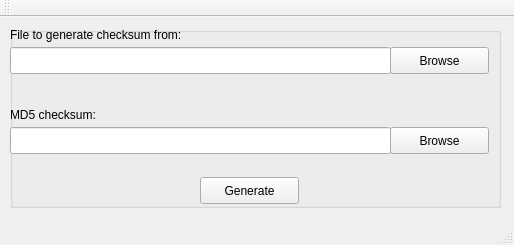
<?xml version="1.0" encoding="UTF-8"?>
<ui version="4.0">
 <class>MainWindow</class>
 <widget class="QMainWindow" name="MainWindow">
  <property name="geometry">
   <rect>
    <x>0</x>
    <y>0</y>
    <width>514</width>
    <height>245</height>
   </rect>
  </property>
  <property name="windowTitle">
   <string>MD5 checksum generator</string>
  </property>
  <widget class="QWidget" name="centralWidget">
   <widget class="QGroupBox" name="groupBox">
    <property name="geometry">
     <rect>
      <x>10</x>
      <y>10</y>
      <width>491</width>
      <height>181</height>
     </rect>
    </property>
    <property name="title">
     <string/>
    </property>
    <widget class="QLabel" name="label">
     <property name="geometry">
      <rect>
       <x>0</x>
       <y>0</y>
       <width>221</width>
       <height>17</height>
      </rect>
     </property>
     <property name="text">
      <string>&lt;html&gt;&lt;head/&gt;&lt;body&gt;&lt;p&gt;File to generate checksum from:&lt;/p&gt;&lt;/body&gt;&lt;/html&gt;</string>
     </property>
    </widget>
    <widget class="QLineEdit" name="fileInputEdit">
     <property name="geometry">
      <rect>
       <x>0</x>
       <y>20</y>
       <width>381</width>
       <height>27</height>
      </rect>
     </property>
    </widget>
    <widget class="QPushButton" name="fileBrowseButton">
     <property name="geometry">
      <rect>
       <x>380</x>
       <y>20</y>
       <width>99</width>
       <height>27</height>
      </rect>
     </property>
     <property name="text">
      <string>Browse</string>
     </property>
    </widget>
    <widget class="QLabel" name="label_2">
     <property name="geometry">
      <rect>
       <x>0</x>
       <y>80</y>
       <width>221</width>
       <height>17</height>
      </rect>
     </property>
     <property name="text">
      <string>&lt;html&gt;&lt;head/&gt;&lt;body&gt;&lt;p&gt;MD5 checksum:&lt;/p&gt;&lt;/body&gt;&lt;/html&gt;</string>
     </property>
    </widget>
    <widget class="QLineEdit" name="md5Edit">
     <property name="geometry">
      <rect>
       <x>0</x>
       <y>100</y>
       <width>381</width>
       <height>27</height>
      </rect>
     </property>
    </widget>
    <widget class="QPushButton" name="md5BrowseButton">
     <property name="geometry">
      <rect>
       <x>380</x>
       <y>100</y>
       <width>99</width>
       <height>27</height>
      </rect>
     </property>
     <property name="text">
      <string>Browse</string>
     </property>
    </widget>
    <widget class="QPushButton" name="generateButton">
     <property name="geometry">
      <rect>
       <x>190</x>
       <y>150</y>
       <width>99</width>
       <height>27</height>
      </rect>
     </property>
     <property name="text">
      <string>Generate</string>
     </property>
    </widget>
   </widget>
  </widget>
  <widget class="QMenuBar" name="menuBar">
   <property name="geometry">
    <rect>
     <x>0</x>
     <y>0</y>
     <width>514</width>
     <height>21</height>
    </rect>
   </property>
  </widget>
  <widget class="QToolBar" name="mainToolBar">
   <attribute name="toolBarArea">
    <enum>TopToolBarArea</enum>
   </attribute>
   <attribute name="toolBarBreak">
    <bool>false</bool>
   </attribute>
  </widget>
  <widget class="QStatusBar" name="statusBar"/>
 </widget>
 <layoutdefault spacing="6" margin="11"/>
 <resources/>
 <connections/>
</ui>
